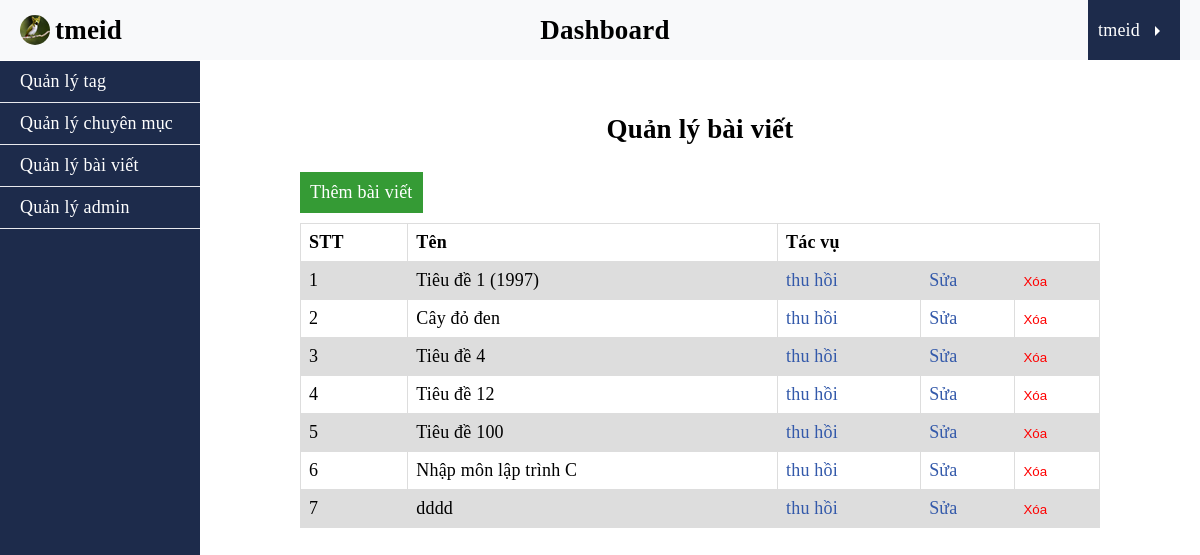
The page /dashboard/posts/index.php (signed in) on the database its author committed.
### tables this page shows
CREATE TABLE `post` (
  `id` int(11) NOT NULL,
  `title` varchar(255) NOT NULL,
  `description` text NOT NULL,
  `slug` varchar(255) NOT NULL,
  `content` text NOT NULL,
  `img` varchar(255) NOT NULL,
  `published` tinyint(4) NOT NULL,
  `author_id` int(11) DEFAULT NULL,
  `category_id` int(11) DEFAULT NULL,
  `created_at` timestamp NOT NULL DEFAULT current_timestamp()
);

### app/database/db.php (called while the page is built, shortened)
<?php
include 'connect.php';
function selectAll($table, $condition = [], $limit = 0, $except = [], $desc = false){
    global $connect;
    $sql = "SELECT * FROM $table";
    if(empty($condition)){
        $stm = $connect->prepare($sql);
        $stm->execute();
        $records = $stm->get_result()->fetch_all(MYSQLI_ASSOC);
    }
    return $records;
}

### app/controllers/posts.php (called while the page is built, shortened)
<?php
require_once ROOT_PATH . '/app/database/db.php';
if (empty($_GET['id'])) {
    $posts = selectAll(POST_TABLE);
}

### dashboard/posts/index.php (the view, shortened to what this page needs)
<?php
    require_once ROOT_PATH .'/app/controllers/posts.php';
?>
<!DOCTYPE html>
<html lang="en">
<head>
    <link rel="stylesheet" href="../../assets/css/style.css">
</head>
<body>
    <header>
        <?php include ROOT_PATH .'/app/blade/header_dashboard.php' ?>
    </header>
    <main>
        <div class="dashboard">
            <?php include '../../app/blade/nav_dashboard.php' ?>
            <section class="dashboard-data">
                <div>
                    <h4 class="title-manage">Quản lý bài viết</h4>
                    <a href="create.php" class="btn-create">Thêm bài viết</a>
                    <table class="tags">
                        <tr>
                            <th>STT</th>
                            <th>Tên</th>
                            <th colspan="3">Tác vụ</th>
                        </tr>
                        <?php foreach ($posts as $i => $post) : ?>
                            <tr>
                                <td><?php echo $i + 1 ?></td>
                                <td class="input-tag"><?php echo $post[TITLE_PROPERTY] ?></td>
                                <td>
                                    <a href="edit.php?id=<?php echo $post['id'] .'&published=' .$post[PUBLISHED_PROPERTY]?>">
                                        <?php echo $post[PUBLISHED_PROPERTY] == 1 ?  'thu hồi' : 'xuất bản' ?>
                                    </a>
                                </td>
                                <td class="edit"><a href="edit.php?id=<?php echo $post['id'] ?>">Sửa</a></td>
                                <td class="delete">
                                    <form action="index.php" method="POST">
                                        <input type="submit" value="Xóa" name="btn-delete-post" class="delete-btn">
                                    </form>
                                </td>
                            </tr>
                        <?php endforeach ?>
                    </table>
                </div>
            </section>
        </div>
    </main>
</body>

### assets/css/style.css (style rules this page uses)
* { margin: 0; padding: 0; box-sizing: border-box; }
a { text-decoration: none; color: #000000; }
button, input[type="submit"] { cursor: pointer; }
html { font-size: 18px; font-family: 'Times New Roman', Times, serif, sans-serif; letter-spacing: 0.2px; }
header { background-color: #f8f9fa; }
main { padding: 3rem 0; }
.dashboard-data { padding-left: 200px; max-width: 1000px; margin: 0 auto; }
.title-manage { font-size: 150%; text-align: center; margin-bottom: 1.5rem; }
.edit a { color: #008000; }
table { border-collapse: collapse; width: 100%; }
td, th { border: 1px solid #dddddd; text-align: left; padding: 8px; }
tr:nth-child(even) { background-color: #dddddd; }
.delete-btn { border: 0; background: 0; color: #ff0000; }
.btn-create { padding: 10px; background-color: #359b35; display: inline-block; color: #fff; margin-bottom: 10px; }
.tags, .container-article p, .post .time { margin-bottom: 1.2rem; }
.tags a { color: #3359aa; }

### rows shown on the page
post: title "Tiêu đề 1 (1997)", published "thu hồi"
post: title "Cây đỏ đen", published "thu hồi"
post: title "Tiêu đề 4", published "thu hồi"
post: title "Tiêu đề 12", published "thu hồi"
post: title "Tiêu đề 100", published "thu hồi"
post: title "Nhập môn lập trình C", published "thu hồi"
post: title "dddd", published "thu hồi"

### other values the page prints
$_SESSION['username'] "tmeid"
